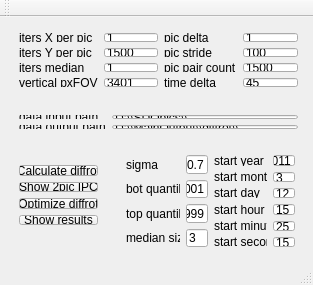
<?xml version="1.0" encoding="UTF-8"?>
<ui version="4.0">
 <class>WindowDiffrot</class>
 <widget class="QMainWindow" name="WindowDiffrot">
  <property name="geometry">
   <rect>
    <x>0</x>
    <y>0</y>
    <width>313</width>
    <height>285</height>
   </rect>
  </property>
  <property name="windowTitle">
   <string>WindowDiffrot</string>
  </property>
  <widget class="QWidget" name="centralWidget">
   <widget class="QWidget" name="layoutWidget">
    <property name="geometry">
     <rect>
      <x>8</x>
      <y>5</y>
      <width>301</width>
      <height>76</height>
     </rect>
    </property>
    <layout class="QGridLayout" name="gridLayout_3">
     <item row="0" column="0">
      <layout class="QGridLayout" name="gridLayout">
       <item row="0" column="0">
        <widget class="QLabel" name="label">
         <property name="text">
          <string>iters X per pic</string>
         </property>
        </widget>
       </item>
       <item row="0" column="1">
        <widget class="QLineEdit" name="lineEdit">
         <property name="text">
          <string>1</string>
         </property>
        </widget>
       </item>
       <item row="1" column="0">
        <widget class="QLabel" name="label_2">
         <property name="text">
          <string>iters Y per pic</string>
         </property>
        </widget>
       </item>
       <item row="1" column="1">
        <widget class="QLineEdit" name="lineEdit_2">
         <property name="text">
          <string>1500</string>
         </property>
        </widget>
       </item>
       <item row="2" column="0">
        <widget class="QLabel" name="label_3">
         <property name="text">
          <string>iters median</string>
         </property>
        </widget>
       </item>
       <item row="2" column="1">
        <widget class="QLineEdit" name="lineEdit_3">
         <property name="text">
          <string>1</string>
         </property>
        </widget>
       </item>
       <item row="3" column="0">
        <widget class="QLabel" name="label_4">
         <property name="text">
          <string>vertical pxFOV</string>
         </property>
        </widget>
       </item>
       <item row="3" column="1">
        <widget class="QLineEdit" name="lineEdit_4">
         <property name="text">
          <string>3401</string>
         </property>
        </widget>
       </item>
      </layout>
     </item>
     <item row="0" column="1">
      <layout class="QGridLayout" name="gridLayout_2">
       <item row="0" column="0">
        <widget class="QLabel" name="label_5">
         <property name="text">
          <string>pic delta</string>
         </property>
        </widget>
       </item>
       <item row="0" column="1">
        <widget class="QLineEdit" name="lineEdit_5">
         <property name="text">
          <string>1</string>
         </property>
        </widget>
       </item>
       <item row="1" column="0">
        <widget class="QLabel" name="label_6">
         <property name="text">
          <string>pic stride</string>
         </property>
        </widget>
       </item>
       <item row="1" column="1">
        <widget class="QLineEdit" name="lineEdit_6">
         <property name="text">
          <string>100</string>
         </property>
        </widget>
       </item>
       <item row="2" column="0">
        <widget class="QLabel" name="label_7">
         <property name="text">
          <string>pic pair count</string>
         </property>
        </widget>
       </item>
       <item row="2" column="1">
        <widget class="QLineEdit" name="lineEdit_7">
         <property name="text">
          <string>1500</string>
         </property>
        </widget>
       </item>
       <item row="3" column="0">
        <widget class="QLabel" name="label_8">
         <property name="text">
          <string>time delta</string>
         </property>
        </widget>
       </item>
       <item row="3" column="1">
        <widget class="QLineEdit" name="lineEdit_8">
         <property name="text">
          <string>45</string>
         </property>
        </widget>
       </item>
      </layout>
     </item>
    </layout>
   </widget>
   <widget class="QWidget" name="layoutWidget">
    <property name="geometry">
     <rect>
      <x>8</x>
      <y>87</y>
      <width>301</width>
      <height>36</height>
     </rect>
    </property>
    <layout class="QGridLayout" name="gridLayout_6">
     <item row="0" column="0">
      <widget class="QLabel" name="label_17">
       <property name="text">
        <string>data input path</string>
       </property>
      </widget>
     </item>
     <item row="0" column="1">
      <widget class="QLineEdit" name="lineEdit_17">
       <property name="text">
        <string>D:\\SDOpics\\</string>
       </property>
      </widget>
     </item>
     <item row="1" column="0">
      <widget class="QLabel" name="label_9">
       <property name="text">
        <string>data output path</string>
       </property>
      </widget>
     </item>
     <item row="1" column="1">
      <widget class="QLineEdit" name="lineEdit_9">
       <property name="text">
        <string>D:\\MainOutput\\diffrot\\</string>
       </property>
      </widget>
     </item>
    </layout>
   </widget>
   <widget class="QWidget" name="layoutWidget">
    <property name="geometry">
     <rect>
      <x>8</x>
      <y>137</y>
      <width>101</width>
      <height>82</height>
     </rect>
    </property>
    <layout class="QGridLayout" name="gridLayout_7">
     <item row="0" column="0">
      <widget class="QPushButton" name="pushButton">
       <property name="text">
        <string>Calculate diffrot</string>
       </property>
      </widget>
     </item>
     <item row="1" column="0">
      <widget class="QPushButton" name="pushButton_3">
       <property name="text">
        <string>Show 2pic IPC</string>
       </property>
      </widget>
     </item>
     <item row="2" column="0">
      <widget class="QPushButton" name="pushButton_4">
       <property name="text">
        <string>Optimize diffrot</string>
       </property>
      </widget>
     </item>
     <item row="3" column="0">
      <widget class="QPushButton" name="pushButton_2">
       <property name="text">
        <string>Show results</string>
       </property>
      </widget>
     </item>
    </layout>
   </widget>
   <widget class="QWidget" name="layoutWidget">
    <property name="geometry">
     <rect>
      <x>115</x>
      <y>127</y>
      <width>191</width>
      <height>114</height>
     </rect>
    </property>
    <layout class="QGridLayout" name="gridLayout_8">
     <item row="0" column="0">
      <layout class="QGridLayout" name="gridLayout_5">
       <item row="0" column="0">
        <widget class="QLabel" name="label_16">
         <property name="text">
          <string>sigma</string>
         </property>
        </widget>
       </item>
       <item row="0" column="1">
        <widget class="QLineEdit" name="lineEdit_16">
         <property name="text">
          <string>0.7</string>
         </property>
        </widget>
       </item>
       <item row="1" column="0">
        <widget class="QLabel" name="label_18">
         <property name="text">
          <string>bot quantile</string>
         </property>
        </widget>
       </item>
       <item row="1" column="1">
        <widget class="QLineEdit" name="lineEdit_18">
         <property name="text">
          <string>0.001</string>
         </property>
        </widget>
       </item>
       <item row="2" column="0">
        <widget class="QLabel" name="label_19">
         <property name="text">
          <string>top quantile</string>
         </property>
        </widget>
       </item>
       <item row="2" column="1">
        <widget class="QLineEdit" name="lineEdit_19">
         <property name="text">
          <string>0.999</string>
         </property>
        </widget>
       </item>
       <item row="3" column="0">
        <widget class="QLabel" name="label_20">
         <property name="text">
          <string>median size</string>
         </property>
        </widget>
       </item>
       <item row="3" column="1">
        <widget class="QLineEdit" name="lineEdit_20">
         <property name="text">
          <string>3</string>
         </property>
        </widget>
       </item>
      </layout>
     </item>
     <item row="0" column="1">
      <layout class="QGridLayout" name="gridLayout_4">
       <item row="0" column="0">
        <widget class="QLabel" name="label_10">
         <property name="text">
          <string>start year</string>
         </property>
        </widget>
       </item>
       <item row="0" column="1">
        <widget class="QLineEdit" name="lineEdit_10">
         <property name="text">
          <string>2011</string>
         </property>
        </widget>
       </item>
       <item row="1" column="0">
        <widget class="QLabel" name="label_11">
         <property name="text">
          <string>start month</string>
         </property>
        </widget>
       </item>
       <item row="1" column="1">
        <widget class="QLineEdit" name="lineEdit_11">
         <property name="text">
          <string>3</string>
         </property>
        </widget>
       </item>
       <item row="2" column="0">
        <widget class="QLabel" name="label_12">
         <property name="text">
          <string>start day</string>
         </property>
        </widget>
       </item>
       <item row="2" column="1">
        <widget class="QLineEdit" name="lineEdit_12">
         <property name="text">
          <string>12</string>
         </property>
        </widget>
       </item>
       <item row="3" column="0">
        <widget class="QLabel" name="label_13">
         <property name="text">
          <string>start hour</string>
         </property>
        </widget>
       </item>
       <item row="3" column="1">
        <widget class="QLineEdit" name="lineEdit_13">
         <property name="text">
          <string>15</string>
         </property>
        </widget>
       </item>
       <item row="4" column="0">
        <widget class="QLabel" name="label_14">
         <property name="text">
          <string>start minute</string>
         </property>
        </widget>
       </item>
       <item row="4" column="1">
        <widget class="QLineEdit" name="lineEdit_14">
         <property name="text">
          <string>25</string>
         </property>
        </widget>
       </item>
       <item row="5" column="0">
        <widget class="QLabel" name="label_15">
         <property name="text">
          <string>start second</string>
         </property>
        </widget>
       </item>
       <item row="5" column="1">
        <widget class="QLineEdit" name="lineEdit_15">
         <property name="text">
          <string>15</string>
         </property>
        </widget>
       </item>
      </layout>
     </item>
    </layout>
   </widget>
  </widget>
  <widget class="QMenuBar" name="menuBar">
   <property name="geometry">
    <rect>
     <x>0</x>
     <y>0</y>
     <width>313</width>
     <height>18</height>
    </rect>
   </property>
  </widget>
  <widget class="QToolBar" name="mainToolBar">
   <attribute name="toolBarArea">
    <enum>TopToolBarArea</enum>
   </attribute>
   <attribute name="toolBarBreak">
    <bool>false</bool>
   </attribute>
  </widget>
  <widget class="QStatusBar" name="statusBar"/>
 </widget>
 <layoutdefault spacing="6" margin="11"/>
 <resources/>
 <connections/>
</ui>
